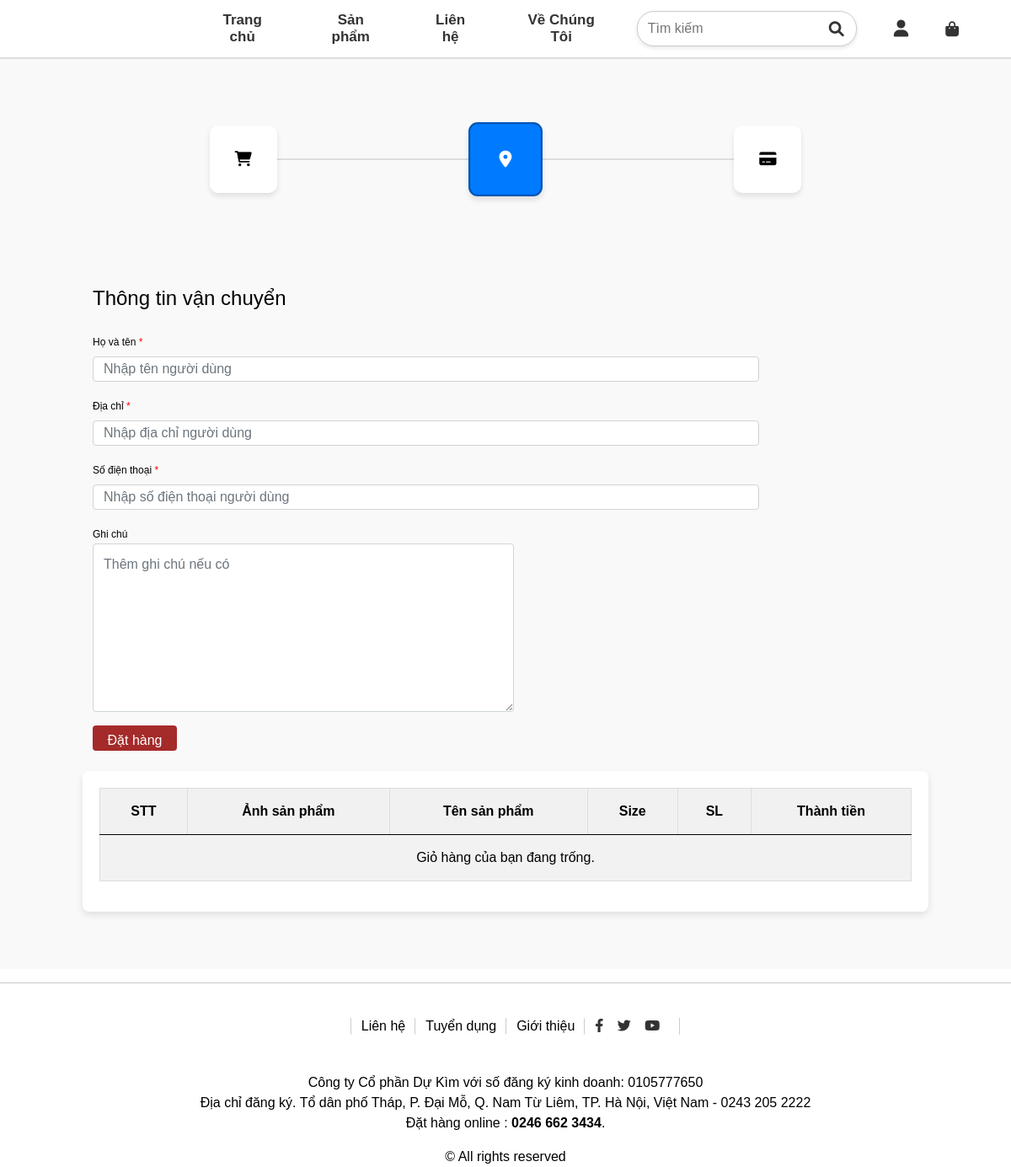
Page /khachhang/ship.php on the earlier database version.
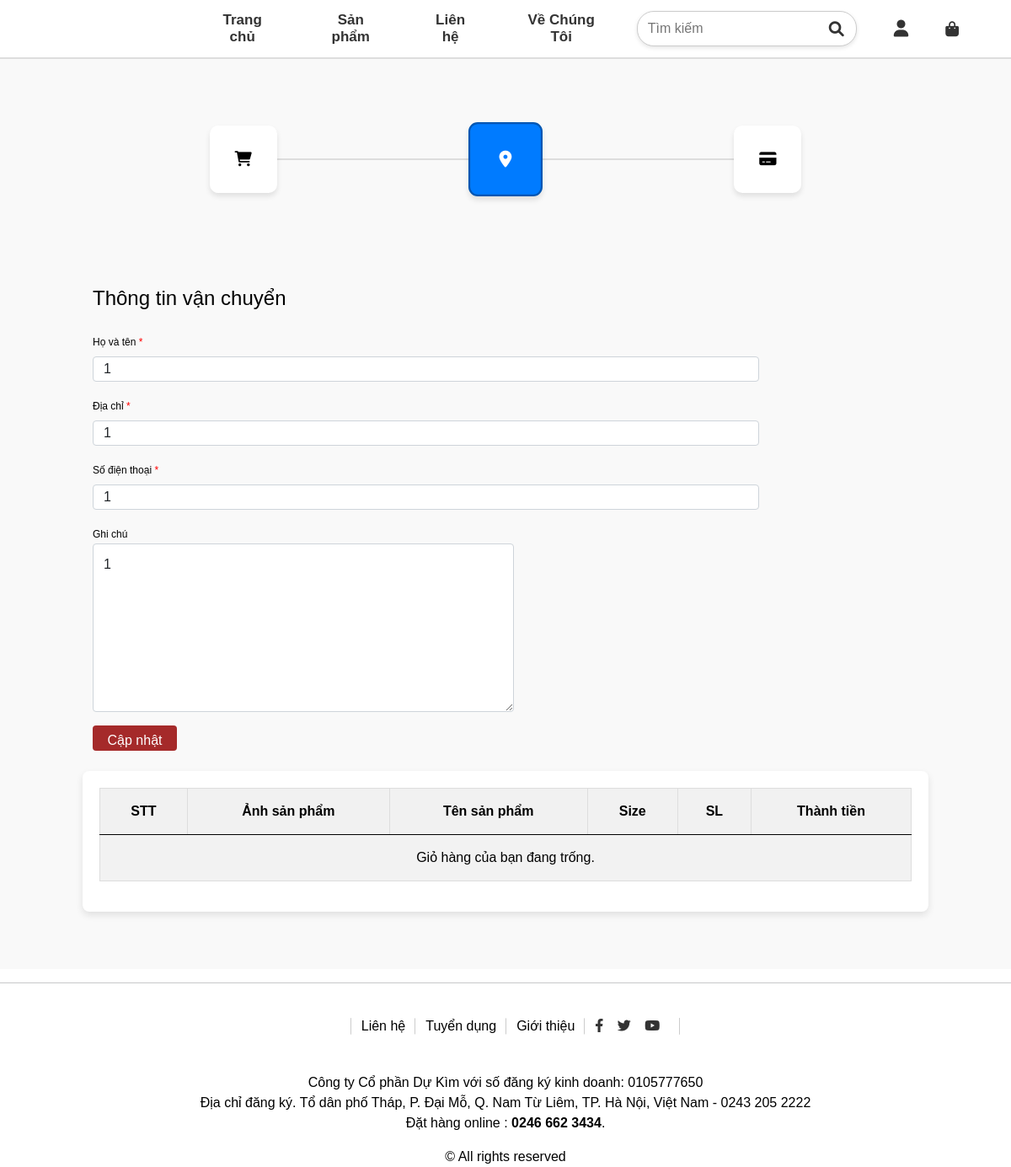
Same page on the later database version.
### tables this page shows
CREATE TABLE `shipping` (
  `shipping_id` int(11) NOT NULL,
  `name` varchar(100) NOT NULL,
  `phone` varchar(50) NOT NULL,
  `address` varchar(200) NOT NULL,
  `note` varchar(200) NOT NULL,
  `user_id` int(11) NOT NULL
);

### khachhang/ship.php (the view, shortened to what the changed rows need)
<?php
include 'header.php';
?>
<section class="cart py-5">
    <div class="container">
        <div class="admin-content-right mb-4">
            <div class="admin-content-right-product_add">
                <h1 class="h4 mb-4">Thông tin vận chuyển</h1>
                 <?php
                $user_id = intval($_SESSION['user_id'] ?? 0);
                $shipping_info = [
                    'name' => '',
                    'address' => '',
                    'phone' => '',
                    'note' => ''
                ];
                $sql_check = "SELECT * FROM shipping WHERE user_id = '$user_id' LIMIT 1";
                $result_check = mysqli_query($conn, $sql_check);
                if ($result_check && mysqli_num_rows($result_check) > 0) {
                    $shipping_info = mysqli_fetch_assoc($result_check);
                }
                ?>
                <form action="" method="post" class="form-container" autocomplete="off">
                    <div class="mb-3">
                        <label for="name">Họ và tên <span style="color: red;">*</span></label>
                        <input name="name" value="<?php echo htmlspecialchars($shipping_info['name'] ?? ''); ?>" required type="text" class="form-control" placeholder="Nhập tên người dùng">
                    </div>
                    <div class="mb-3">
                        <label for="address">Địa chỉ <span style="color: red;">*</span></label>
                        <input name="address" value="<?php echo htmlspecialchars($shipping_info['address'] ?? ''); ?>" required type="text" class="form-control" placeholder="Nhập địa chỉ người dùng">
                    </div>
                    <div class="mb-3">
                        <label for="phone">Số điện thoại <span style="color: red;">*</span></label>
                        <input name="phone" value="<?php echo htmlspecialchars($shipping_info['phone'] ?? ''); ?>" required type="text" class="form-control" placeholder="Nhập số điện thoại người dùng">
                    </div>
                    <div class="mb-3">
                        <label for="note">Ghi chú</label>
                        <textarea name="note" class="form-control" placeholder="Thêm ghi chú nếu có"><?php echo htmlspecialchars($shipping_info['note'] ?? ''); ?></textarea>
                    </div>
                    <?php
                    if (empty($shipping_info['name']) && empty($shipping_info['phone'])) {
                        echo '<button type="submit" class="btn btn-primary">Đặt hàng</button>';
                    } else {
                        echo '<button type="submit" class="btn btn-primary">Cập nhật</button>';
                    }
                    ?>
                </form>
            </div>
        </div>
        <div class="cart-content-left">
            <table class="table table-striped">
                <thead>
                    <tr>
                        <th>STT</th>
                        <th>Ảnh sản phẩm</th>
                        <th>Tên sản phẩm</th>
                        <th>Size</th>
                        <th>SL</th>
                        <th>Thành tiền</th>
                    </tr>
                </thead>
            </table>
        </div>
    </div>
</section>
<?php
include 'footer.php';
?>

Differences in the rows shown:
added shipping: name "1", address "1", phone "1", note "1"
Other differences:
text no longer shown: "Đặt hàng"
text now shown: "Cập nhật"
